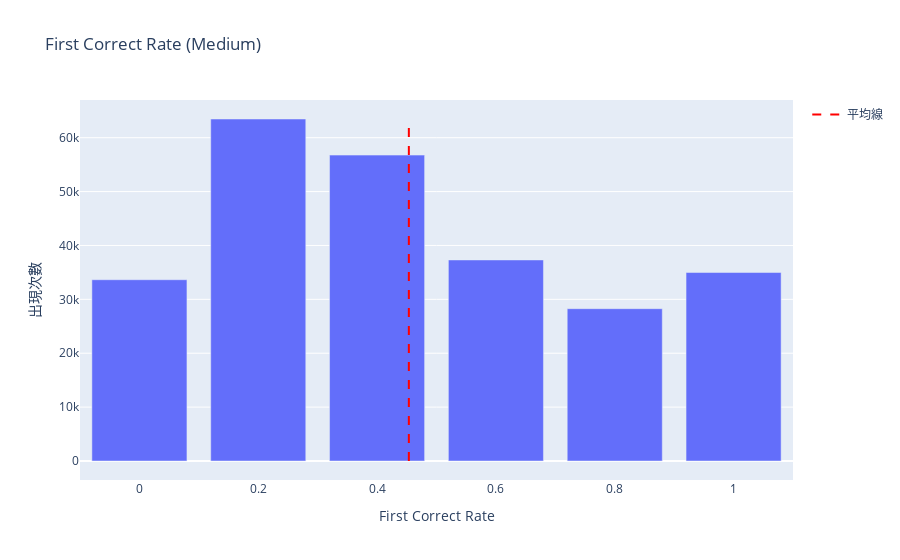

Here is the notebook cell this chart was saved with:
### Code cell
# 計算 first_correct_rate 每個值的出現次數
rate_counts = df_mid['first_correct_rate'].value_counts().reset_index()
rate_counts.columns = ['first_correct_rate', 'count']

# 按 first_correct_rate 數值排序
rate_counts = rate_counts.sort_values(by='first_correct_rate')

# 計算 first_correct_rate 的平均值
mean_rate = df_mid['first_correct_rate'].mean()
mean_rate_mid = mean_rate
# 繪製長條圖
fig = px.bar(rate_counts, x='first_correct_rate', y='count',
             title="First Correct Rate (Medium)",
             labels={'first_correct_rate': 'First Correct Rate', 'count': '出現次數'})

# 加入平均線
fig.add_trace(go.Scatter(x=[mean_rate, mean_rate], y=[0, rate_counts['count'].max()],
                         mode="lines",
                         name="平均線",
                         line=dict(color="red", dash="dash")))

# 更新圖表的標籤
fig.update_layout(yaxis_title="出現次數", xaxis_title="First Correct Rate")
fig.show()

### Figure 1 — Plotly figure (JSON) as saved in the notebook; plotly's stock layout.template omitted (floating-point values rounded to 4 significant figures)
{"data": [{"alignmentgroup": "True", "hovertemplate": "First Correct Rate=%{x}<br>出現次數=%{y}<extra></extra>", "legendgroup": "", "marker": {"color": "#636efa", "pattern": {"shape": ""}}, "name": "", "offsetgroup": "", "orientation": "v", "showlegend": false, "textposition": "auto", "type": "bar", "x": [0, 0.2, 0.4, 0.6, 0.8, 1], "xaxis": "x", "y": [33641, 63468, 56768, 37312, 28266, 34977], "yaxis": "y"}, {"line": {"color": "red", "dash": "dash"}, "mode": "lines", "name": "平均線", "type": "scatter", "x": [0.4535, 0.4535], "y": [0, 63468]}], "layout": {"barmode": "relative", "legend": {"tracegroupgap": 0}, "title": {"text": "First Correct Rate (Medium)"}, "xaxis": {"anchor": "y", "domain": [0, 1], "title": {"text": "First Correct Rate"}}, "yaxis": {"anchor": "x", "domain": [0, 1], "title": {"text": "出現次數"}}}}
